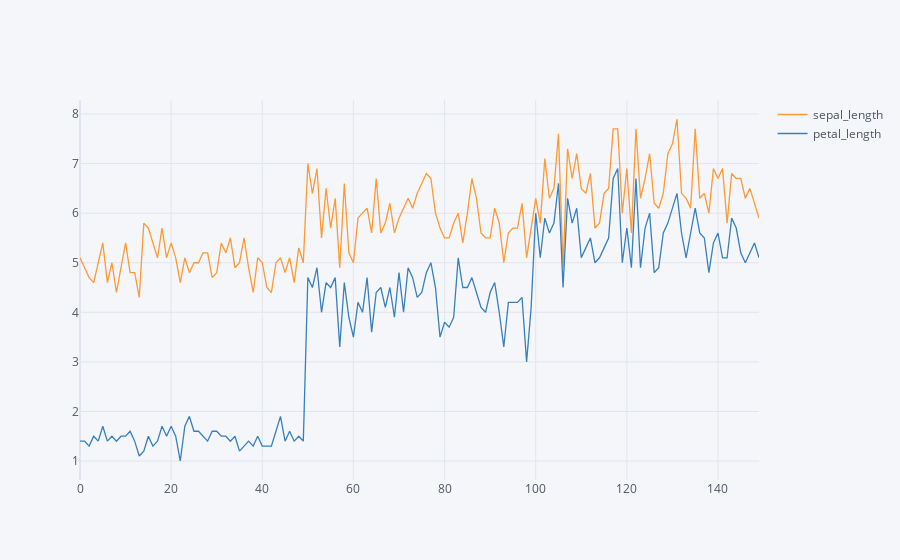

Here is the notebook cell this chart was saved with:
### Code cell
iris[['sepal_length', 'petal_length']].iplot()

### Figure 1 — Plotly figure (JSON) as saved in the notebook; plotly's stock layout.template omitted (floating-point values rounded to 4 significant figures; data arrays with more than 128 entries replaced by an {"elided": "..."} marker saying what was removed)
{"data": [{"line": {"color": "rgba(255, 153, 51, 1.0)", "dash": "solid", "shape": "linear", "width": 1.3}, "mode": "lines", "name": "sepal_length", "text": "", "type": "scatter", "x": {"elided": "150 int values"}, "y": {"elided": "150 float values"}}, {"line": {"color": "rgba(55, 128, 191, 1.0)", "dash": "solid", "shape": "linear", "width": 1.3}, "mode": "lines", "name": "petal_length", "text": "", "type": "scatter", "x": {"elided": "150 int values"}, "y": {"elided": "150 float values"}}], "layout": {"legend": {"bgcolor": "#F5F6F9", "font": {"color": "#4D5663"}}, "paper_bgcolor": "#F5F6F9", "plot_bgcolor": "#F5F6F9", "title": {"font": {"color": "#4D5663"}}, "xaxis": {"gridcolor": "#E1E5ED", "showgrid": true, "tickfont": {"color": "#4D5663"}, "title": {"font": {"color": "#4D5663"}, "text": ""}, "zerolinecolor": "#E1E5ED"}, "yaxis": {"gridcolor": "#E1E5ED", "showgrid": true, "tickfont": {"color": "#4D5663"}, "title": {"font": {"color": "#4D5663"}, "text": ""}, "zerolinecolor": "#E1E5ED"}}}
